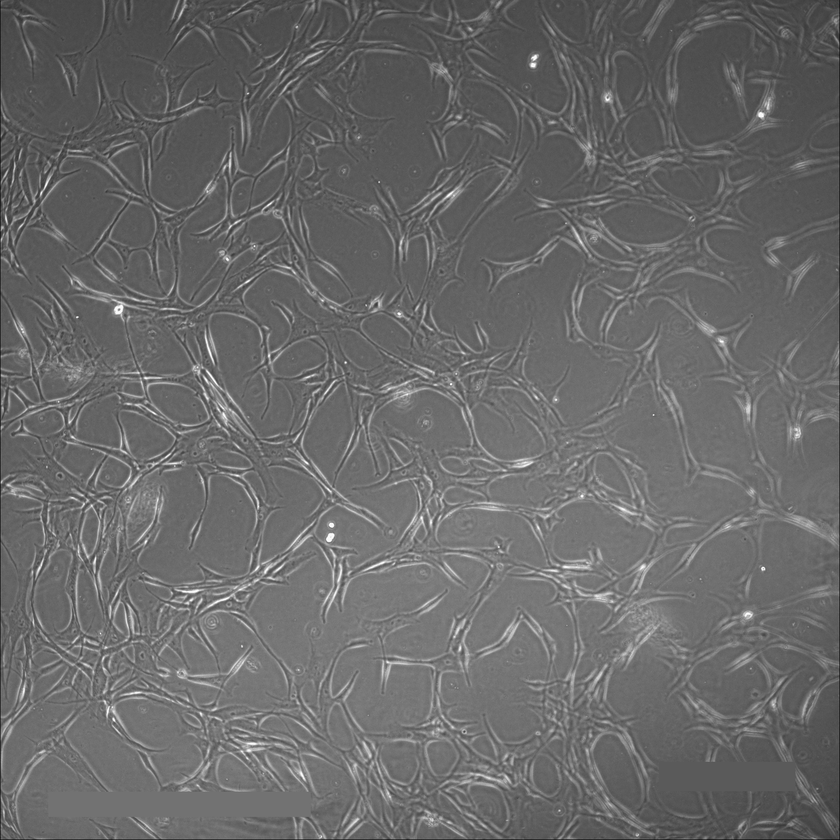
#> input picture images_masked/train/60-80_/5.tif, 840 x 840 px, shrunk from 1600 x 1600 before the run
$ python enhance_pic.py
#> lines starting #> are read from the running program, lines starting #| are printed output that depends on the picture
import cv2
import os
from matplotlib import pyplot as plt

# 指定測試圖片路徑
script_dir = os.path.dirname(os.path.abspath(__file__))
img_path = os.path.join(script_dir, "images_masked", "train", "60-80_", "5.tif")

# 讀取灰階影像
img = cv2.imread(img_path, 0)
#> img is the input picture: shape (840, 840); min 21, max 255, mean 105.2
if img is None:
    raise FileNotFoundError(f"找不到圖片: {img_path}")

# CLAHE 對比增強
clahe = cv2.createCLAHE(clipLimit=4.0, tileGridSize=(8,8))
enhanced = clahe.apply(img)
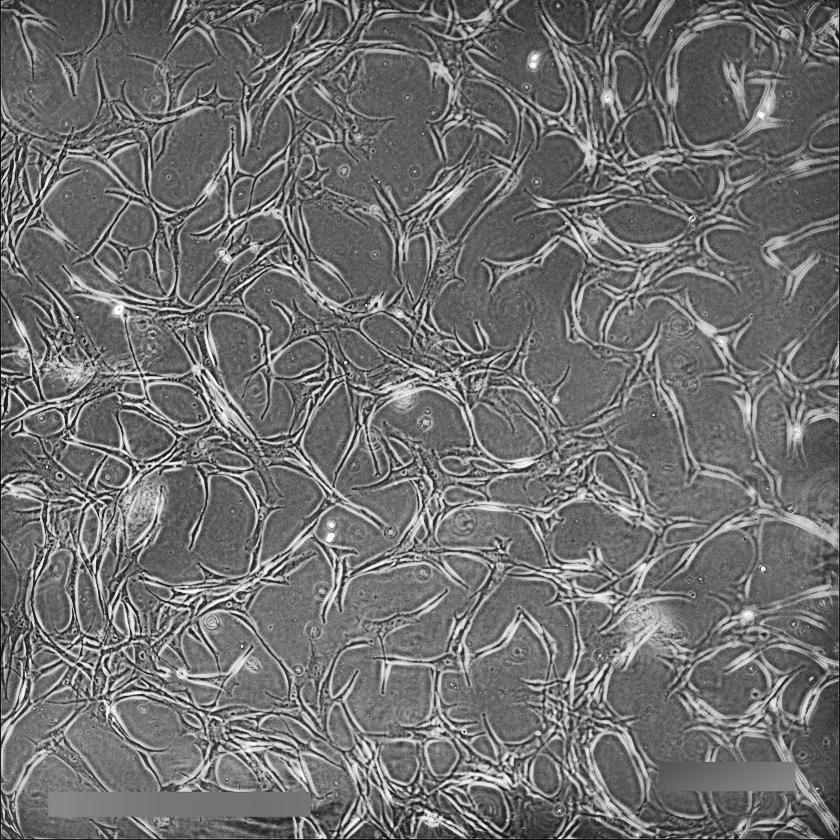
#> enhanced: shape (840, 840); min 9, max 255, mean 112

# 顯示原圖與增強後影像
plt.figure(figsize=(10,5))
plt.subplot(1,2,1)
plt.title('原圖')
plt.imshow(img, cmap='gray')
plt.axis('off')
plt.subplot(1,2,2)
plt.title('CLAHE 增強')
plt.imshow(enhanced, cmap='gray')
plt.axis('off')
plt.tight_layout()
plt.show()
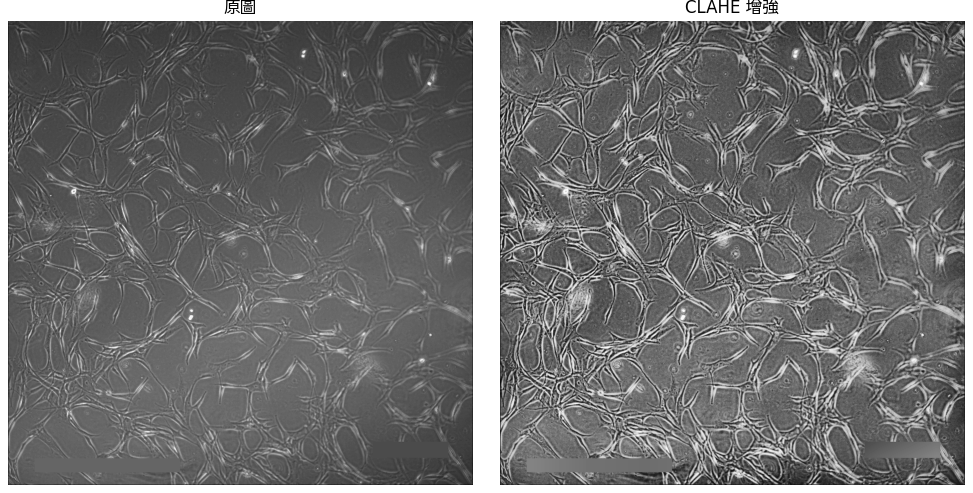
#> figure drawn by matplotlib, 2 panels

# 輸出增強後影像
out_path = os.path.join(script_dir, "images_masked", "train", "60-80_", "5_clahe.tif")
cv2.imwrite(out_path, enhanced)
print(f"[INFO] 增強後影像已儲存: {out_path}")

$ run again, with AI_MSC_密度照片/0-20_/1.tif copied over images_masked/train/60-80_/5.tif
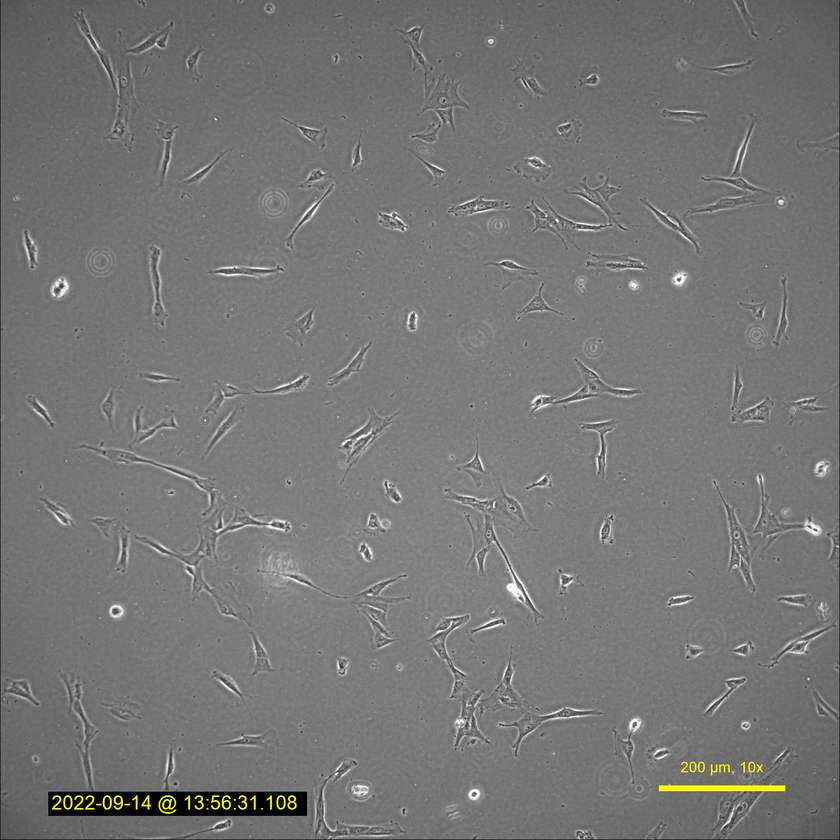
#> input picture AI_MSC_密度照片/0-20_/1.tif, 840 x 840 px, shrunk from 1600 x 1600 before the run
#> `enhanced = clahe.apply(img)`:
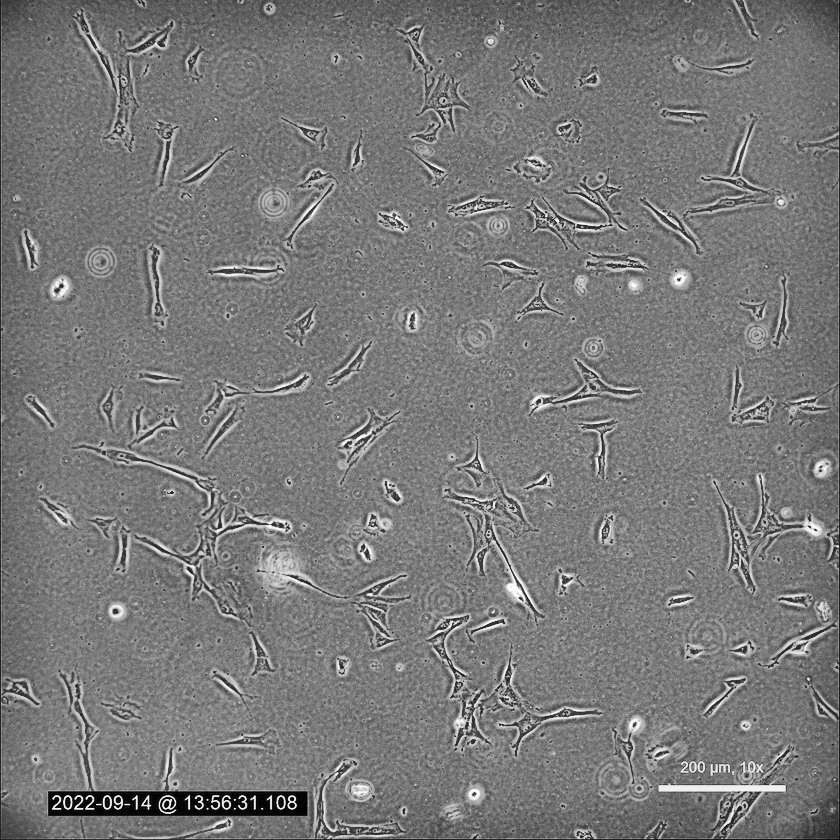
#> enhanced: shape (840, 840); min 3, max 255, mean 121.2
#> `plt.show()`:
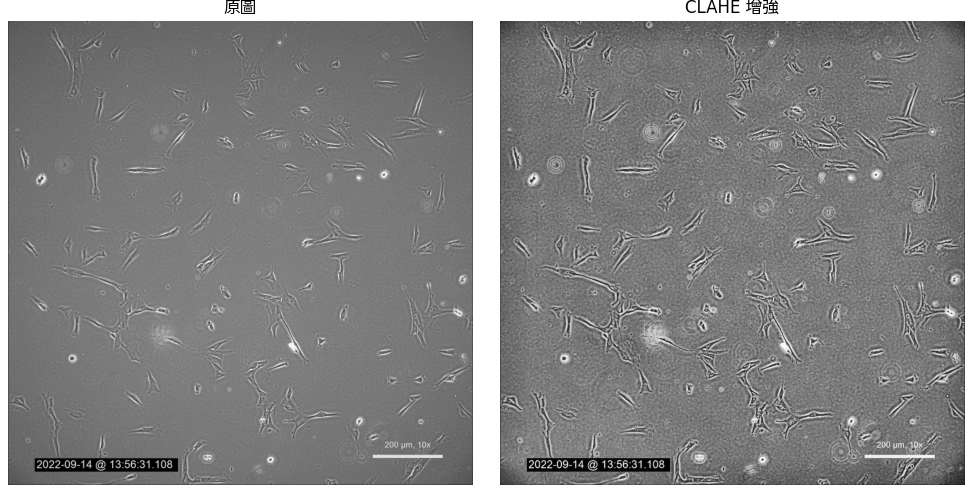
#> figure drawn by matplotlib, 2 panels

$ run again, with AI_MSC_密度照片/0-20_/10.tif copied over images_masked/train/60-80_/5.tif
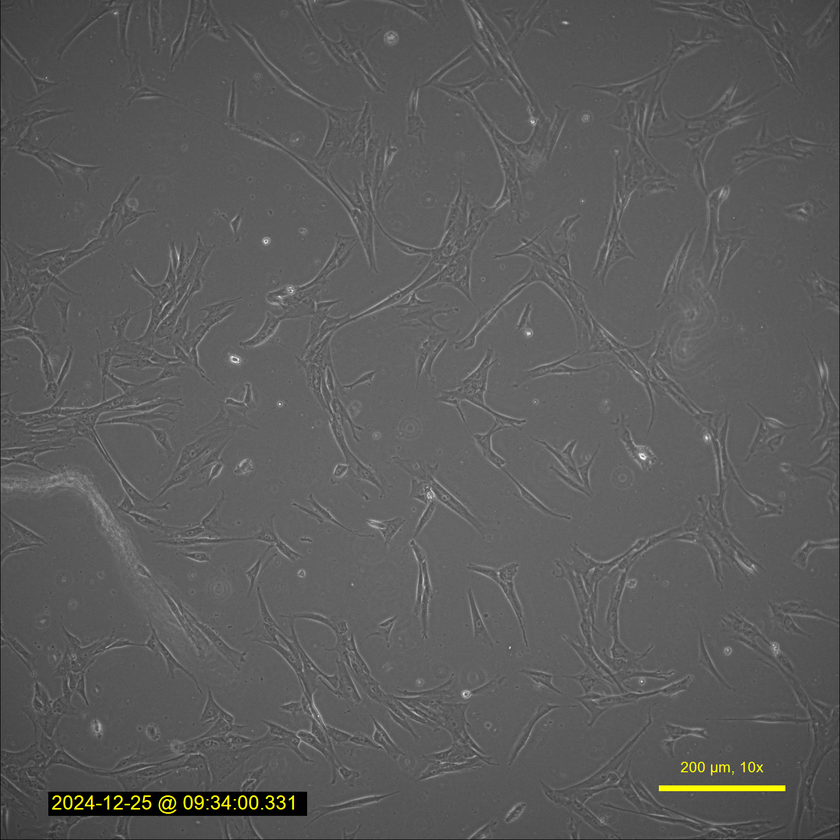
#> input picture AI_MSC_密度照片/0-20_/10.tif, 840 x 840 px, shrunk from 1600 x 1600 before the run
#> `enhanced = clahe.apply(img)`:
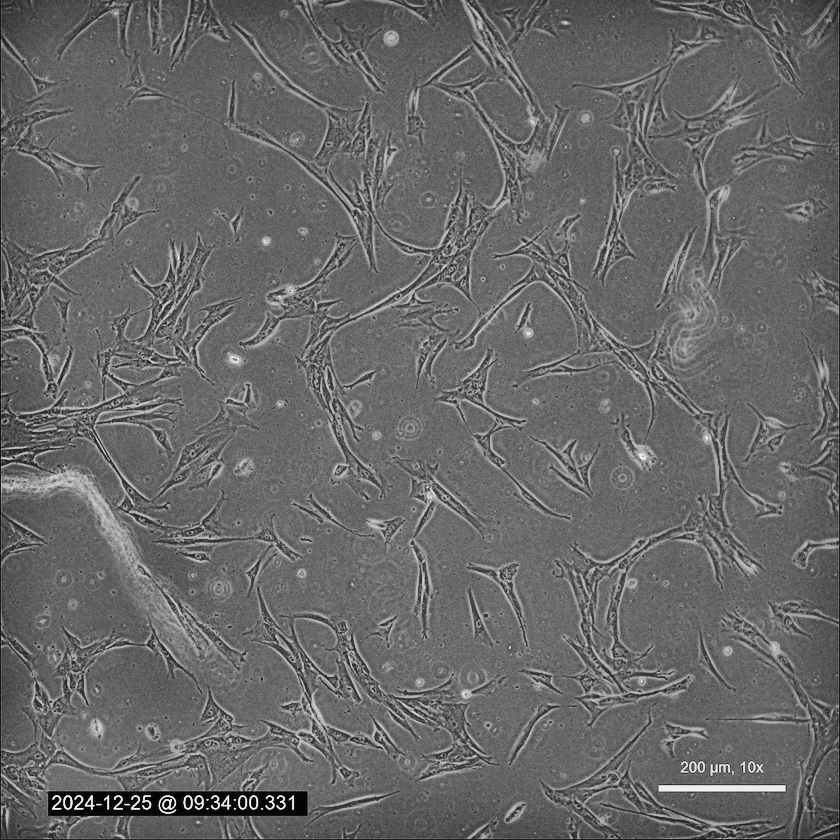
#> enhanced: shape (840, 840); min 3, max 255, mean 104.1
#> `plt.show()`:
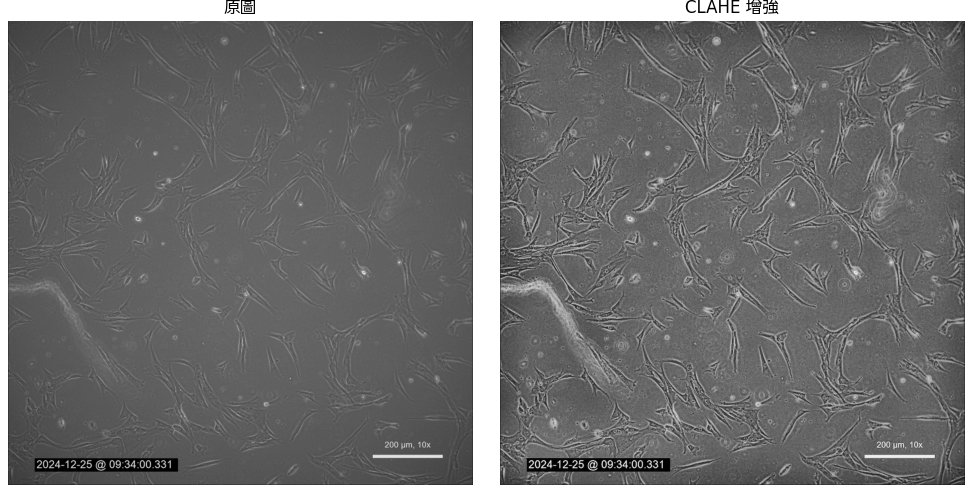
#> figure drawn by matplotlib, 2 panels

$ run again, with AI_MSC_密度照片/0-20_/2.tif copied over images_masked/train/60-80_/5.tif
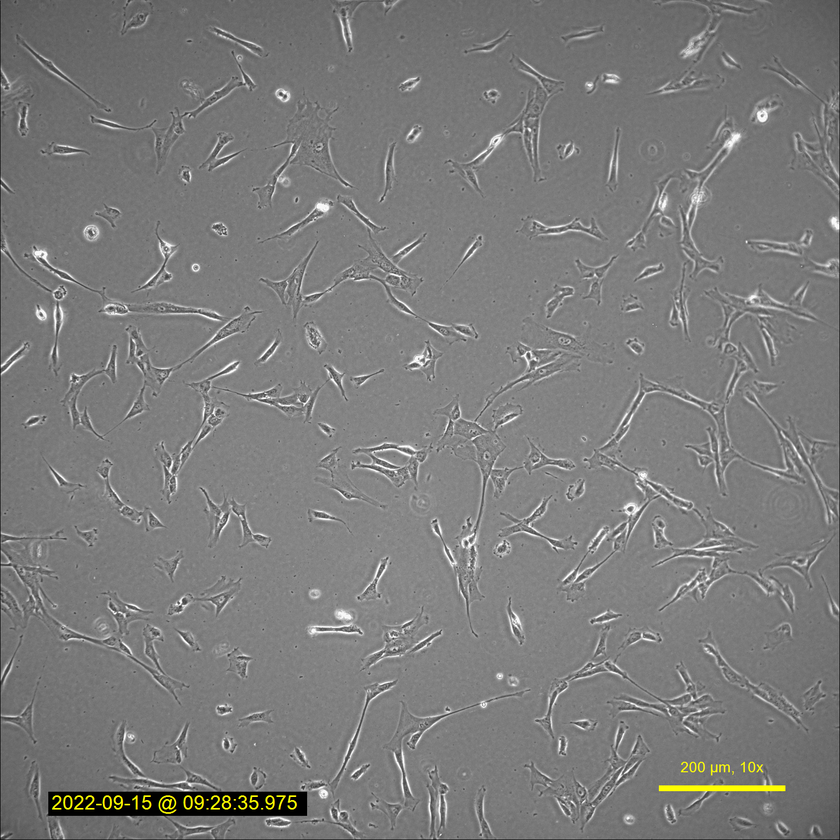
#> input picture AI_MSC_密度照片/0-20_/2.tif, 840 x 840 px, shrunk from 1600 x 1600 before the run
#> `enhanced = clahe.apply(img)`:
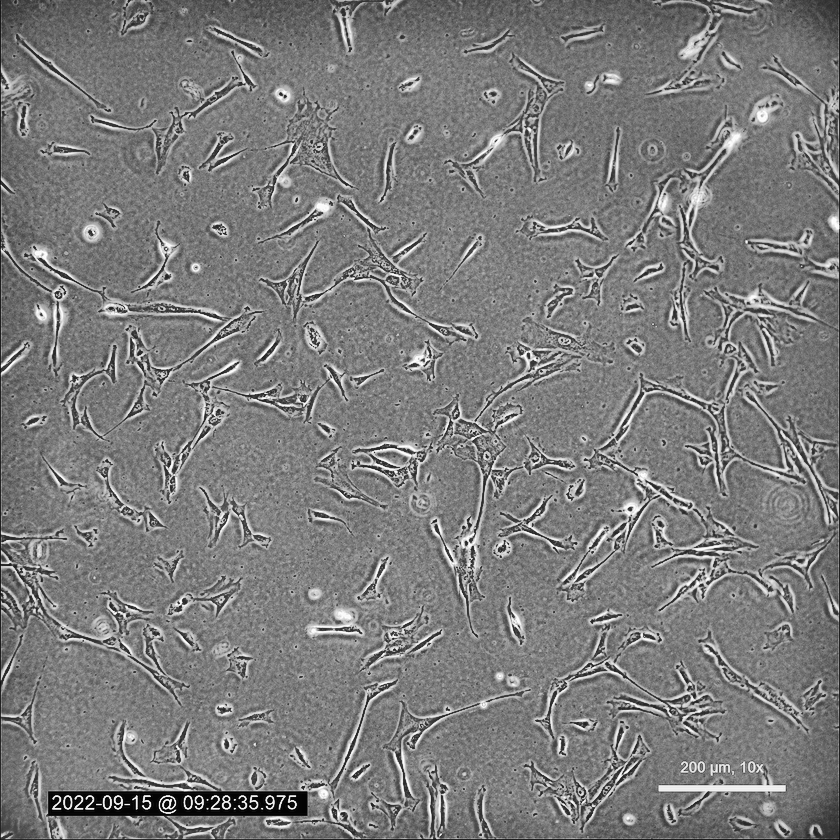
#> enhanced: shape (840, 840); min 2, max 255, mean 124.4
#> `plt.show()`:
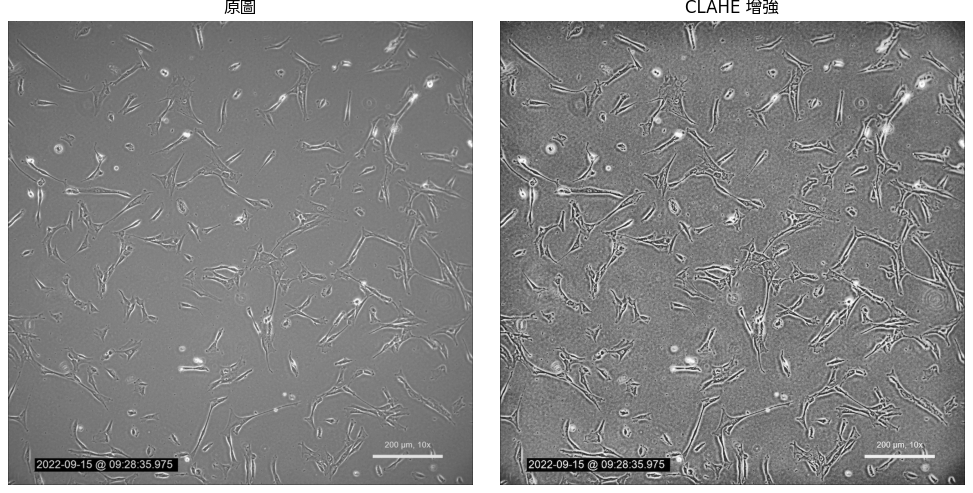
#> figure drawn by matplotlib, 2 panels
